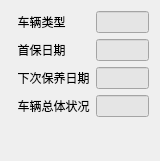
   <widget class="QWidget" name="formLayoutWidget_13">
    <property name="geometry">
     <rect>
      <x>1000</x>
      <y>190</y>
      <width>160</width>
      <height>161</height>
     </rect>
    </property>
    <layout class="QFormLayout" name="formLayout12">
     <property name="fieldGrowthPolicy">
      <enum>QFormLayout::AllNonFixedFieldsGrow</enum>
     </property>
     <item row="0" column="0">
      <widget class="QLabel" name="label_31">
       <property name="text">
        <string>  车辆类型</string>
       </property>
      </widget>
     </item>
     <item row="0" column="1">
      <widget class="QLineEdit" name="edtFeature">
       <property name="styleSheet">
        <string notr="true">background-color: rgb(229, 229, 229);
border-image: url();</string>
       </property>
       <property name="readOnly">
        <bool>true</bool>
       </property>
      </widget>
     </item>
     <item row="1" column="0">
      <widget class="QLabel" name="label_32">
       <property name="text">
        <string>  首保日期</string>
       </property>
      </widget>
     </item>
     <item row="1" column="1">
      <widget class="QLineEdit" name="edtMaintenanceFirstDate">
       <property name="styleSheet">
        <string notr="true">background-color: rgb(229, 229, 229);
border-image: url();</string>
       </property>
       <property name="readOnly">
        <bool>true</bool>
       </property>
      </widget>
     </item>
     <item row="2" column="0">
      <widget class="QLabel" name="label_33">
       <property name="text">
        <string>  下次保养日期</string>
       </property>
      </widget>
     </item>
     <item row="2" column="1">
      <widget class="QLineEdit" name="edtMaintenanceNextDate">
       <property name="styleSheet">
        <string notr="true">background-color: rgb(229, 229, 229);
border-image: url();</string>
       </property>
       <property name="readOnly">
        <bool>true</bool>
       </property>
      </widget>
     </item>
     <item row="3" column="0">
      <widget class="QLabel" name="label_34">
       <property name="text">
        <string>  车辆总体状况</string>
       </property>
      </widget>
     </item>
     <item row="3" column="1">
      <widget class="QLineEdit" name="edtState">
       <property name="styleSheet">
        <string notr="true">background-color: rgb(229, 229, 229);
border-image: url();</string>
       </property>
       <property name="readOnly">
        <bool>true</bool>
       </property>
      </widget>
     </item>
    </layout>
   </widget>
